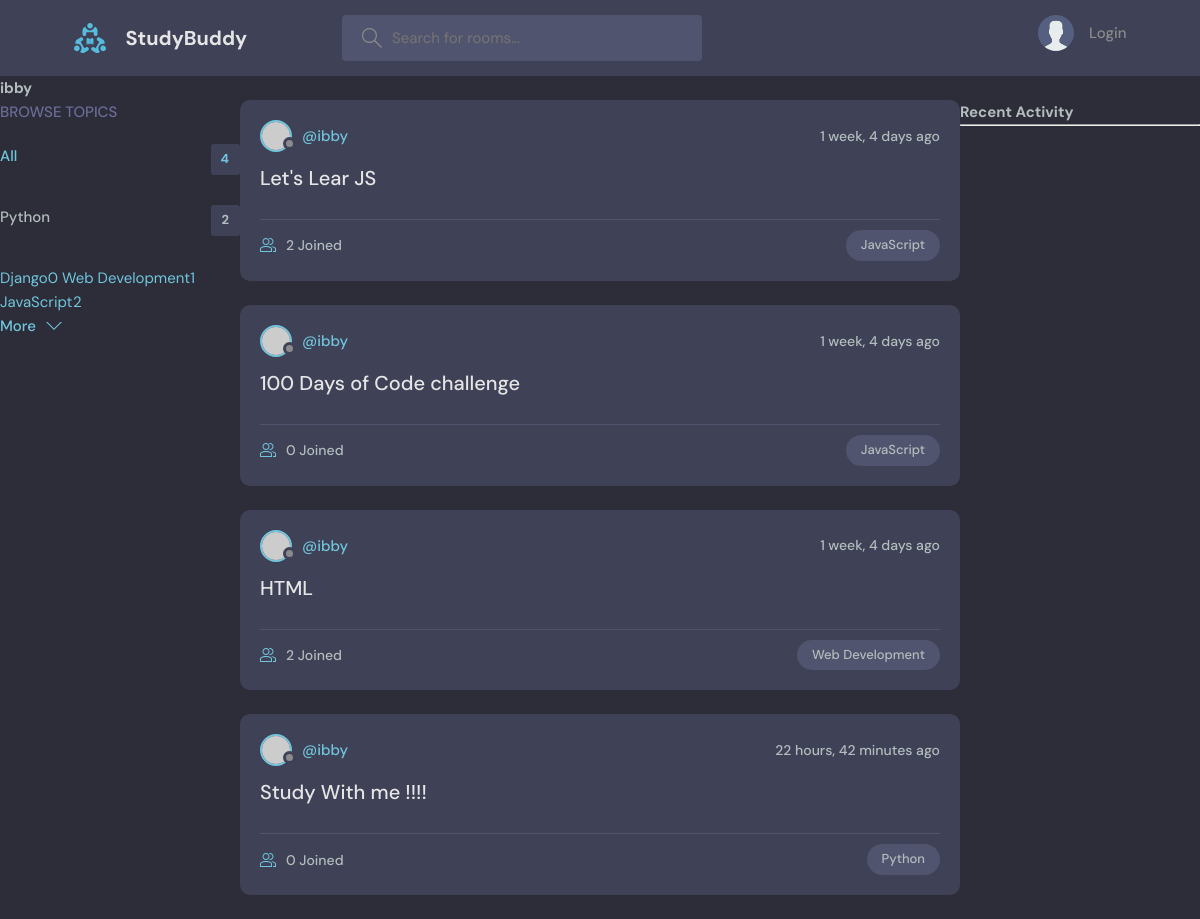
The app's page /profile/1 with its own data.
### base/models.py (models this page shows, shortened)
class Topic(models.Model):
    name = models.CharField(max_length=200)

class Room(models.Model):
    host = models.ForeignKey(User, on_delete=models.SET_NULL, null=True)
    topic =  models.ForeignKey(Topic, on_delete=models.SET_NULL, null=True)
    name = models.CharField(max_length=200)
    description = models.TextField(null=True, blank =True)
    participants = models.ManyToManyField(User, related_name='participants', blank=True)
    updated = models.DateTimeField(auto_now=True)
    created = models.DateTimeField(auto_now_add=True)

### base/views.py (the view)
# urls.py: path('profile/<str:pk>', views.userProfile, name='user-profile'),
def userProfile(request, pk):
    user = User.objects.get(id=pk)
    rooms = user.room_set.all()
    room_messages = user.message_set.all()
    topics = Topic.objects.all()
    context = {"user": user, 'rooms': rooms, 'room_messages': room_messages, "topics": topics}
    return render(request, 'base/profile.html', context)

### base/templates/base/profile.html (shortened to what this page needs)
{% extends 'main.html'%}
{% block content%}
<h1>{{user.username}}</h1>
<div class="profile-container">
    <div>
        {% include 'base/topics_component.html' %}
    </div>
    <div>
        {% include 'base/feed_component.html' %}
    </div>
    <div>
        {% include 'base/activity_component.html' %}
    </div>
</div>
{%endblock content%}

### base/templates/base/topics_component.html
  <div class="topics">
          <div class="topics__header">
            <h2>Browse Topics</h2>
          </div>
          <ul class="topics__list">
            <li>
              <a href="{% url 'home' %}" class="active">All <span>{{topics.count}}</span></a>
            </li>
            <li>
            {% for topic in topics %}
              <a href="{% url 'home' %}?q={{topic.name}}">{{topic.name}}<span>{{topic.room_set.all.count}}</span></a>
            </li>
            {% endfor %}
          </ul>
          <a class="btn btn--link" href="topics.html">
            More
            <svg version="1.1" xmlns="http://www.w3.org/2000/svg" width="32" height="32" viewBox="0 0 32 32">
              <title>chevron-down</title>
              <path d="M16 21l-13-13h-3l16 16 16-16h-3l-13 13z"></path>
            </svg>
          </a>
        </div>

### base/templates/base/feed_component.html (shortened to what this page needs)
  {% for room in rooms %}
<div class="roomListRoom">
            <div class="roomListRoom__header">
              <a href="{% url 'user-profile' room.host.id %}" class="roomListRoom__author">
                <div class="avatar avatar--small">
                  <img src="https://randomuser.me/api/portraits/women/11.jpg" />
                </div>
                <span>@{{room.host.username}}</span>
              </a>
              <div class="roomListRoom__actions">
                <span>{{room.created | timesince}} ago</span>
              </div>
            </div>
            <div class="roomListRoom__content">
              <a href="{% url 'room' room.id %}">{{room.name}}</a>
            </div>
            <div class="roomListRoom__meta">
              <a href="{% url 'room' room.id %}" class="roomListRoom__joined">
                {{room.participants.all.count}} Joined
              </a>
              <p class="roomListRoom__topic">{{room.topic.name}}</p>
            </div>
</div>
  {% endfor %}

### static/styles/style.css (style rules this page uses)
:root { --color-main: #71c6dd; --color-main-light: #e1f6fb; --color-dark: #3f4156; --color-dark-medium: #51546e; --color-dark-light: #696d97; --color-light: #e5e5e5; --color-gray: #8b8b8b; --color-light-gray: #b2bdbd; --color-bg: #2d2d39; --color-success: #5dd693; --color-error: #fc4b0b; }
* { font-family: "DM Sans", -apple-system, BlinkMacSystemFont, "Segoe UI", Roboto, Oxygen, Ubuntu, Cantarell, "Open Sans", "Helvetica Neue", sans-serif; margin: 0; padding: 0; box-sizing: border-box; text-rendering: optimizeLegibility; font-size: inherit; }
html { font-size: 56.25%; }
@media only screen and (min-width: 1200px) { html { font-size: 62.5%; } }
body { line-height: 1.6; font-weight: 400; font-size: 1.5rem; color: var(--color-light-gray); background-color: var(--color-bg); min-height: 100vh; }
img { width: 100%; }
a { display: inline-block; color: var(--color-main); text-decoration: none; }
.btn { background-color: transparent; border: none; display: inline-flex; align-items: center; gap: 1rem; cursor: pointer; transition: all ease-in-out 0.3s; padding: 1rem 2rem; border-radius: 5px; box-shadow: 1px 1px 3px 1px rgba(0, 0, 0, 0.15); font-weight: 500; }
.btn--link { border-radius: 0; padding: 0; color: var(--color-main); box-shadow: none; }
.btn > svg { fill: currentColor; width: 1.6rem; height: 1.6rem; }
.avatar { position: relative; display: inline-block; border-radius: 50%; border: 2px solid var(--color-main); }
.avatar img { display: block; border-radius: 50%; object-fit: cover; object-position: center; }
.avatar::after { content: ""; display: block; position: absolute; background-color: var(--color-gray); z-index: 111; border-radius: 50%; border: 0.3rem solid var(--color-dark); }
.avatar.avatar--small img { width: 2.8rem; height: 2.8rem; }
.avatar.avatar--small:after { width: 0.7rem; height: 0.7rem; bottom: 0px; right: -6px; }
.topics__header { margin-bottom: 2rem; }
.topics__header h2 { text-transform: uppercase; font-weight: 500; color: var(--color-dark-light); }
.topics__list { list-style: none; }
.topics__list li a { display: flex; justify-content: space-between; margin-bottom: 3rem; font-weight: 500; color: var(--color-light-gray); transition: all 0.3s ease-in-out; }
.topics__list li a.active, .topics__list li a:hover { color: var(--color-main); }
.topics__list li a span { padding: 0.5rem 1rem; background-color: var(--color-dark); border-radius: 3px; font-size: 1.3rem; font-weight: 700; letter-spacing: 1px; }
.roomListRoom { margin-bottom: 2.4rem; background-color: var(--color-dark); border-radius: 1rem; padding: 2rem; }
.roomListRoom__header { display: flex; justify-content: space-between; align-items: center; }
.roomListRoom__author { font-weight: 500; display: flex; align-items: center; gap: 1rem; }
.roomListRoom__actions { display: flex; align-items: flex-start; gap: 1rem; position: relative; }
.roomListRoom__actions span { font-size: 1.4rem; font-weight: 500; }
.roomListRoom__content { margin: 1rem 0; }
.roomListRoom__content a { font-size: 2rem; font-weight: 500; margin-bottom: 1.5rem; color: var(--color-light); transition: all 0.3s ease-in-out; }
.roomListRoom__meta { border-top: 1px solid var(--color-dark-medium); padding-top: 1rem; display: flex; align-items: center; justify-content: space-between; }
.roomListRoom__joined { color: var(--color-light-gray); display: flex; align-items: center; gap: 1rem; font-size: 1.4rem; font-weight: 500; }
.roomListRoom__joined svg { fill: var(--color-main); width: 1.6rem; height: 1.6rem; }
.roomListRoom__topic { padding: 5px 1.5rem; background-color: var(--color-dark-medium); border-radius: 5rem; font-weight: 500; font-size: 1.3rem; }

### base/templates/base/profile.html (style rules this page uses)
.profile-container { display: grid; grid-template-columns: 1fr 3fr 1fr; }

### records on screen
Topic: name "Python", room_set.all.count "2"
Topic: name "Django", room_set.all.count "0"
Topic: name "Web Development", room_set.all.count "1"
Topic: name "JavaScript", room_set.all.count "2"
Room: host.username "ibby", created "1 week, 4 days", name "Let's Lear JS", participants.all.count "2", topic.name "JavaScript"
Room: host.username "ibby", created "1 week, 4 days", name "100 Days of Code challenge", participants.all.count "0", topic.name "JavaScript"
Room: host.username "ibby", created "1 week, 4 days", name "HTML", participants.all.count "2", topic.name "Web Development"
Room: host.username "ibby", created "22 hours, 42 minutes", name "Study With me !!!!", participants.all.count "0", topic.name "Python"

### other values on screen
{{ user.username }} "ibby"
{{ topics.count }} "4"
